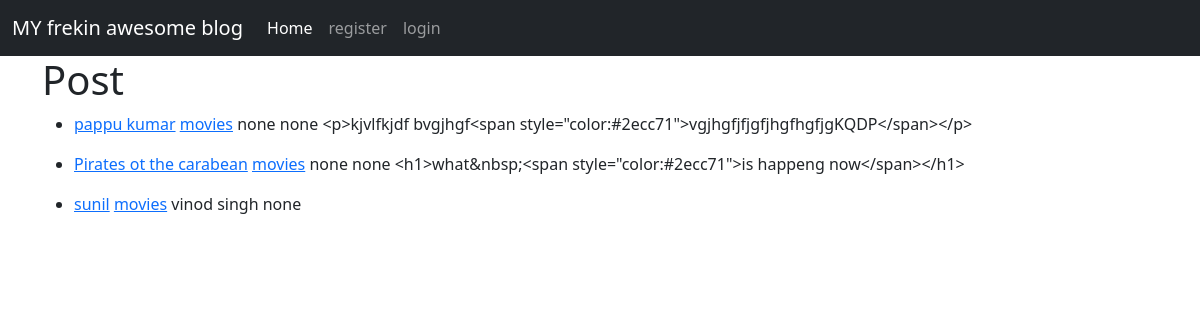
The page / on the database its author committed.
### app/models.py (models this page shows, shortened)
class Post(models.Model):
	title=models.CharField(max_length=255,null=True,blank=True)
	title_tag=models.CharField(max_length=255,default="")
	author=models.ForeignKey(MyUser,on_delete=models.CASCADE,null=True,blank=True)
	body=RichTextField(blank=True,null=True)
	post_date=models.DateField(auto_now_add=True)
	category=models.CharField(max_length=255,default='uncategorized')
	likes=models.ManyToManyField(MyUser,related_name='blog_post')
	header_image=models.ImageField(null=True, blank=True, upload_to="images/")

class MyUser(AbstractBaseUser):
	email=models.EmailField(verbose_name='email_address',max_length=255,unique=True)
	first_name=models.CharField(max_length=100,default="none")
	last_name=models.CharField(max_length=100,default="none")
	is_active=models.BooleanField(default=True)
	is_admin=models.BooleanField(default=False)
	objects=MyUserManager()
	USERNAME_FIELD='email'

### app/views.py (the view)
# urls.py: path('',HomeView.as_view(),name='home'),
class HomeView(ListView):
	model=Post
	template_name='app/home.html'
	ordering=['-post_date']
	def get_context_data(self,*args,**kwargs):
		cat_menu=Category.objects.all()
		context=super(HomeView,self).get_context_data(*args,**kwargs)
		context["cat_menu"]=cat_menu
		return context

### templates/app/home.html (shortened to what this page needs)
{%extends 'app/base.html'%}
{%block content%}
<h1>Post</h1>
{% for post in object_list %}
<ul>
<li><a href="{% url 'ac' post.pk %}">{{post.title}}</a>
	<a href="{% url 'category' post.category|slugify %}"> {{post.category}}</a>
{{post.author.first_name}}
{{post.author.last_name}}
{{post.body|slice:":200"}}
</ul>
{%endfor%}
{%endblock%}

### templates/app/base.html (shortened to what this page needs)
<!doctype html>
<html lang="en">
  <head>
    <link href="https://cdn.jsdelivr.net/npm/bootstrap@5.0.0-beta1/dist/css/bootstrap.min.css" rel="stylesheet">
  </head>
  <body>
<nav class="navbar navbar-expand-lg navbar-dark bg-dark">
  <div class="container-fluid">
    <a class="navbar-brand" href="{% url 'home' %}">MY frekin awesome blog</a>
    <div class="collapse navbar-collapse" id="navbarSupportedContent">
      <ul class="navbar-nav me-auto mb-2 mb-lg-0">
        <li class="nav-item">
          <a class="nav-link active" aria-current="page" href="#">Home</a>
        </li>{% if user.is_authenticated %}
        {% if cat_menu %}
        <li class="nav-item">
<li class="nav-item dropdown">
          <a class="nav-link dropdown-toggle" href="#" id="navbarDropdown" role="button" data-bs-toggle="dropdown" aria-expanded="false">
            Categories
          </a>
          <ul class="dropdown-menu" aria-labelledby="navbarDropdown">
            {%for item in cat_menu%}
            <li><a class="dropdown-item" href="{% url 'category' item|slugify %}">{{item}}</a></li>
            <li class="nav-item ml-auto">
          <a class="nav-link" href="profile">profile</a>
            {%endfor%}
          </ul>
        </li>
          {%endif%}
          <a class="nav-link" href="{% url 'add_post' %}">Add Post</a>
            <li class="nav-item ml-auto">
            <a class="nav-link" href="{% url 'add_category' %}">Add Category</a></li>
<li class="nav-item ml-auto">
    <a class="nav-link" href="{% url 'profile' %}">profile</a>
               <li class="nav-item ml-auto">
 <a class="nav-link" href="{% url 'logout' %}">logout</a> </li>
    {%else%}
             <li class="nav-item">
          <a class="nav-link" href="{% url 'signup' %}">register</a>
           <li class="nav-item">
          <a class="nav-link" href="{% url 'login' %}">login</a>
         {%endif%}
      </ul>
    </div>
  </div>
</nav>
    <div class="container">
    {%block content%}
    {%endblock%}
  </div>
  </body>
</html>

### rows shown on the page
Post: title "pappu kumar", category "movies", author.first_name "none", author.last_name "none", body "<p>kjvlfkjdf bvgjhgf<span style=\"color:#2ecc71\">vgjhgfjfjgfjhgfhgfjgKQDP</span></p>"
Post: title "Pirates ot the carabean", category "movies", author.first_name "none", author.last_name "none", body "<h1>what&nbsp;<span style=\"color:#2ecc71\">is happeng now</span></h1>"
Post: title "sunil", category "movies", author.first_name "vinod singh", author.last_name "none"
